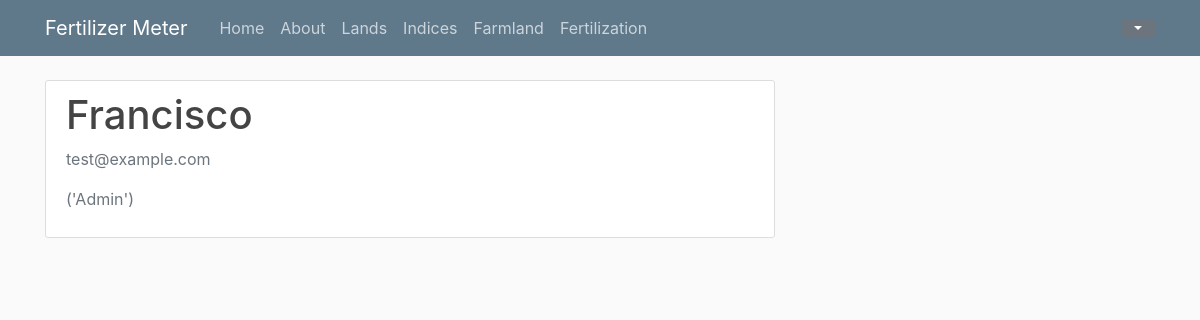
/account (signed in), run on the app's committed database.
### WebApp/models.py (models this page shows, shortened)
class User(db.Model, UserMixin):
    __tablename__ = 'users'
    id = db.Column(db.Integer, primary_key=True)
    username = db.Column(db.String(20), unique=True, nullable=False)
    email = db.Column(db.String(120), unique=True, nullable=False)
    role_id = db.Column(db.Integer, db.ForeignKey('roles.id'))
    password = db.Column(db.String(60), nullable=False)

class Role(db.Model):
    __tablename__ = 'roles'
    id = db.Column(db.Integer, primary_key=True)
    description = db.Column(db.String(20), unique=True, nullable=False)
    users = db.relationship('User', backref='role', lazy=True)
    def __repr__(self):
        return f"('{self.description}')"

### WebApp/routes.py (the view)
@app.route("/account")
@login_required
def account():
    return render_template('account.html', title='Account')

### WebApp/models.py (called while the page is built)
@login_manager.user_loader
def load_user(user_id):
    return User.query.get(int(user_id))

### WebApp/templates/account.html
{% extends "layout.html" %}
{% block content %}
    <div class="content-section">
     <div class="media">
         <div class="media-body">
          <h2 class="account-heading">{{ current_user.username }}</h2>
          <p class="text-secondary">{{ current_user.email }}</p>
          <p class="text-secondary">{{ current_user.role }}</p>
        </div>
    </div>
    </div>
{% endblock content %}

### WebApp/static/main.css (style rules this page uses)
body { background: #fafafa; color: #333333; margin-top: 5rem; }
h1, h2, h3, h4, h5, h6 { color: #444444; }
.content-section { background: #ffffff; padding: 10px 20px; border: 1px solid #dddddd; border-radius: 3px; margin-bottom: 20px; }
.account-heading { font-size: 2.5rem; }

### data on the page
User: username "Francisco", email "test@example.com"
Role: role "('Admin')"
